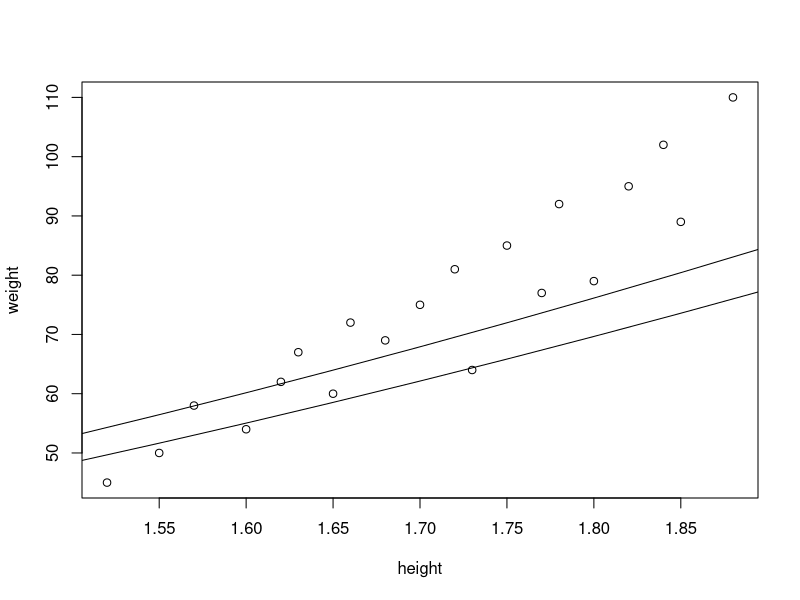

R code for this plot:
height = c(1.52, 1.55, 1.57, 1.60, 1.62, 1.63, 1.65, 1.66, 1.68, 1.70, 1.72, 1.73, 1.75, 1.77, 1.78, 1.80, 1.82, 1.84, 1.85, 1.88)
weight = c(45, 50, 58, 54, 62, 67, 60, 72, 69, 75, 81, 64, 85, 77, 92, 79, 95, 102, 89, 110)
plot(height, weight)
hh = c(1.45,1.50,1.55,1.60,1.65,1.70,1.75,1.80,1.85,1.90)
lines(hh, 21.5 * hh^2)
lines(hh, 23.5*hh^2)
